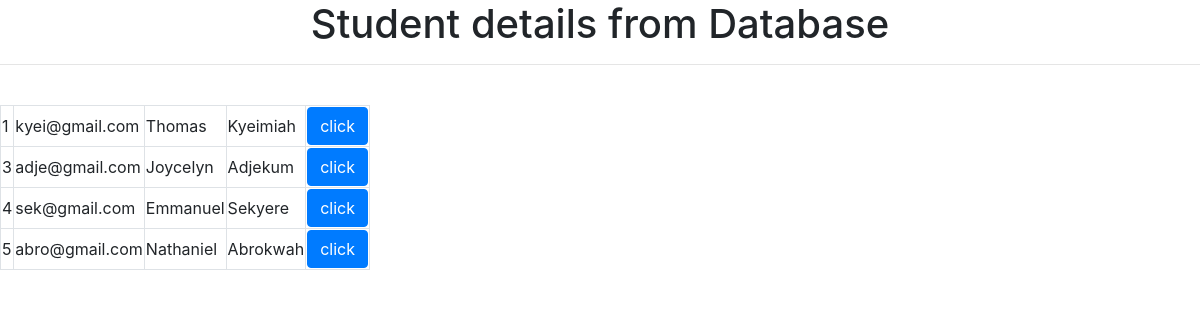
The page / on the database its author committed.
### students/models.py (models this page shows)
class Student(models.Model):
    GENDER_CHOICES = [('M', 'Male'),('F', 'Female') ]
    first_name = models.CharField(max_length=30)
    last_name = models.CharField(max_length=30, blank=True)
    email_id = models.EmailField(max_length=254, unique=True)
    phone_number = models.CharField(max_length=100, blank=True)
    student_gender = models.CharField(choices= GENDER_CHOICES, max_length=1)
    student_address = models.TextField(max_length=1000)
    student_department = models.ManyToManyField('Department')
    date_of_birth = models.DateField()

### students/views.py (the view)
# urls.py: 2. Add a URL to urlpatterns:  path('', views.home, name='home')
def home(request):
    students = Student.objects.all()
    return render(request, 'home.html', {'students': students})

### templates/home.html (shortened to what this page needs)
<!DOCTYPE html>
<html lang="en">
{% extends 'base.html' %}
{% block content %}
<body>
    <h1 class='text-center'>Student details from Database</h1>
    <hr>
    <br>
    <table border="1"  class="=table table-bordered">
        {% for student in students %}
        <tr>
            <td>{{student.id}}</td>
            <td>{{student.email_id}}</td>
            <td>{{student.first_name}}</td>
            <td>{{student.last_name}}</td>
            <td><a  class='btn btn-primary' role='button' href="{% url 'student' student.id %}">click</a></td>
        </tr>
        {% endfor %}
    </table>
</body>
{% endblock %}

### templates/base.html (shortened to what this page needs)
<!doctype html>
<html lang="en">
  <head>
    <link rel="stylesheet" href="https://cdn.jsdelivr.net/npm/bootstrap@4.6.2/dist/css/bootstrap.min.css">
  </head>
  <body>
    {% block content %}
    {% endblock %}
  </body>
</html>

### rows shown on the page
Student: id "1", email_id "kyei@gmail.com", first_name "Thomas", last_name "Kyeimiah"
Student: id "3", email_id "adje@gmail.com", first_name "Joycelyn", last_name "Adjekum"
Student: id "4", email_id "sek@gmail.com", first_name "Emmanuel", last_name "Sekyere"
Student: id "5", email_id "abro@gmail.com", first_name "Nathaniel", last_name "Abrokwah"
